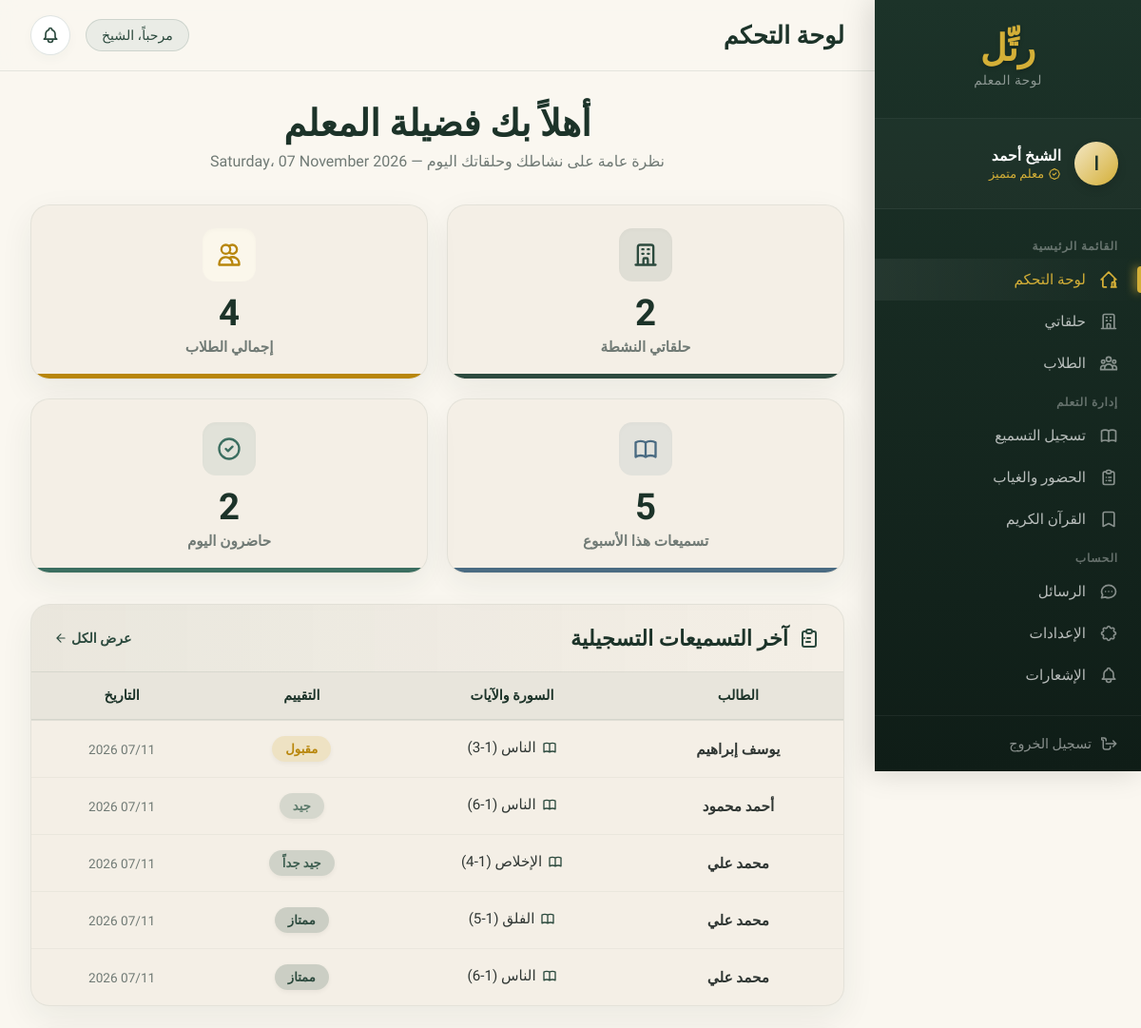
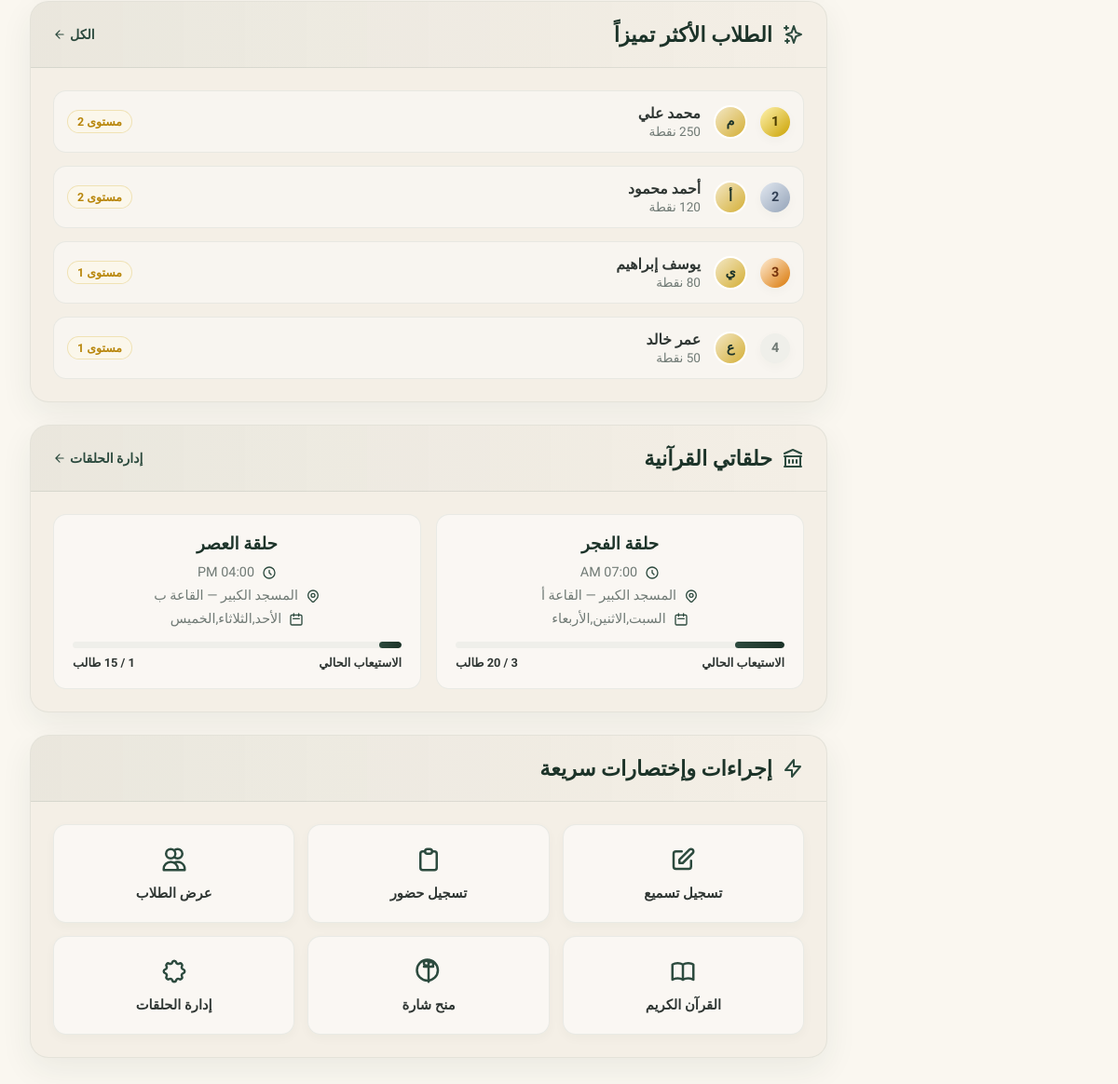
The page /teacher/dashboard.php (signed in) on the database its author committed (2 pictures, top to bottom).
### tables this page shows
CREATE TABLE `users` (
    `id`         INT           NOT NULL AUTO_INCREMENT,
    `name`       VARCHAR(100)  NOT NULL,
    `email`      VARCHAR(150)  NOT NULL,
    `password`   VARCHAR(255)  NOT NULL,
    `role`       ENUM('admin','teacher','student') NOT NULL,
    `avatar`     VARCHAR(255)  DEFAULT NULL,
    `phone`      VARCHAR(20)   DEFAULT NULL,
    `created_at` TIMESTAMP     NOT NULL DEFAULT CURRENT_TIMESTAMP,
    PRIMARY KEY (`id`),
    UNIQUE KEY `uk_email` (`email`),
    INDEX `idx_role` (`role`)
);

CREATE TABLE `recitation_log` (
    `id`             INT          NOT NULL AUTO_INCREMENT,
    `student_id`     INT          NOT NULL,
    `teacher_id`     INT          NOT NULL,
    `halqa_id`       INT          DEFAULT NULL,
    `surah_number`   INT          NOT NULL,
    `surah_name`     VARCHAR(100) NOT NULL,
    `ayah_from`      INT          NOT NULL,
    `ayah_to`        INT          NOT NULL,
    `grade`          ENUM('ممتاز','جيد جداً','جيد','مقبول','يحتاج مراجعة') NOT NULL,
    `notes`          TEXT         DEFAULT NULL,
    `points_awarded` INT          NOT NULL DEFAULT 0,
    `recorded_at`    TIMESTAMP    NOT NULL DEFAULT CURRENT_TIMESTAMP,
    PRIMARY KEY (`id`),
    INDEX `idx_rl_student`  (`student_id`),
    INDEX `idx_rl_teacher`  (`teacher_id`),
    INDEX `idx_rl_recorded` (`recorded_at`)
);

CREATE TABLE `student_points` (
    `id`           INT       NOT NULL AUTO_INCREMENT,
    `student_id`   INT       NOT NULL,
    `points`       INT       NOT NULL DEFAULT 0,
    `total_earned` INT       NOT NULL DEFAULT 0,
    `level`        INT       NOT NULL DEFAULT 1,
    `updated_at`   TIMESTAMP NOT NULL DEFAULT CURRENT_TIMESTAMP ON UPDATE CURRENT_TIMESTAMP,
    PRIMARY KEY (`id`),
    UNIQUE KEY `uk_student` (`student_id`)
);

CREATE TABLE `halaqat` (
    `id`            INT           NOT NULL AUTO_INCREMENT,
    `name`          VARCHAR(100)  NOT NULL,
    `teacher_id`    INT           DEFAULT NULL,
    `schedule_days` VARCHAR(200)  DEFAULT NULL,
    `schedule_time` TIME          DEFAULT NULL,
    `location`      VARCHAR(200)  DEFAULT NULL,
    `max_students`  INT           NOT NULL DEFAULT 20,
    `status`        ENUM('active','inactive') NOT NULL DEFAULT 'active',
    `created_at`    TIMESTAMP     NOT NULL DEFAULT CURRENT_TIMESTAMP,
    PRIMARY KEY (`id`),
    INDEX `idx_teacher` (`teacher_id`),
    INDEX `idx_status`  (`status`)
);

### teacher/dashboard.php (the view, shortened to what the rows shown need)
<?php
require_once '../config/db.php';
$user = getCurrentUser($pdo);
$stmtLR = $pdo->prepare("SELECT rl.*, u.name AS student_name FROM recitation_log rl
    JOIN users u ON u.id=rl.student_id
    WHERE rl.teacher_id=? ORDER BY rl.recorded_at DESC LIMIT 5");
$stmtLR->execute([$user['id']]);
$latestRecitations = $stmtLR->fetchAll();
$stmtMyH = $pdo->prepare("SELECT h.*,
    (SELECT COUNT(*) FROM halqa_students hs WHERE hs.halqa_id=h.id) AS student_count
    FROM halaqat h WHERE h.teacher_id=? AND h.status='active' ORDER BY h.schedule_time");
$stmtMyH->execute([$user['id']]);
$myHalaqat = $stmtMyH->fetchAll();
$stmtTop = $pdo->prepare("SELECT u.name, u.avatar, sp.points, sp.total_earned, sp.level
    FROM student_points sp JOIN users u ON u.id=sp.student_id
    JOIN halqa_students hs ON hs.student_id=sp.student_id
    JOIN halaqat h ON h.id=hs.halqa_id
    WHERE h.teacher_id=? ORDER BY sp.total_earned DESC LIMIT 5");
$stmtTop->execute([$user['id']]);
$topStudents = $stmtTop->fetchAll();
$gradeColors = [
    'ممتاز'         => 'rgba(44, 74, 62, 0.2)#2C4A3E',
    'جيد جداً'      => 'rgba(61, 94, 80, 0.2)#3D5E50',
    'جيد'           => 'rgba(92, 122, 107, 0.2)#5C7A6B',
    'مقبول'         => 'rgba(212, 175, 55, 0.2)#B8860B',
    'يحتاج مراجعة' => 'rgba(192, 41, 43, 0.2)#c0392b',
];
?>
<!DOCTYPE html>
<html lang="ar" dir="rtl">
<head>
</head>
<body>
<nav class="sidebar" id="sidebar">
    <div class="sidebar-user">
        <div class="avatar-circle"><?= mb_substr($user['name'] ?? 'م',0,1) ?></div>
        <div class="sidebar-user-info">
            <div class="name"><?= htmlspecialchars($user['name'] ?? 'المعلم') ?></div>
            <div class="role">
                معلم متميز
            </div>
        </div>
    </div>
</nav>
<div class="main">
    <div class="topbar">
        <div class="topbar-actions">
            <div class="greeting-chip">مرحباً، <?= htmlspecialchars(explode(' ',$user['name'] ?? ' ')[0]) ?></div>
            <button class="notif-btn" title="الإشعارات">
            </button>
        </div>
    </div>
    <div class="content">
        <div class="page-header">
            <h1>أهلاً بك فضيلة المعلم</h1>
        </div>
        <div class="grid-2">
            <div class="card">
                <div style="overflow-x: auto;">
                    <table class="data-table">
                        <thead>
                            <tr>
                                <th>الطالب</th>
                                <th>السورة والآيات</th>
                                <th>التقييم</th>
                                <th>التاريخ</th>
                            </tr>
                        </thead>
                        <tbody>
                            <?php if(empty($latestRecitations)): ?>
                            <tr><td colspan="4" style="text-align:center;color:var(--gray);padding:32px">لا توجد تسميعات مسجلة بعد</td></tr>
                            <?php else: foreach($latestRecitations as $r):
                                $colorData = explode('#', $gradeColors[$r['grade']] ?? 'rgba(153,153,153,0.2)#707A75');
                                $bg = $colorData[0];
                                $fg = '#' . $colorData[1];
                            ?>
                            <tr>
                                <td><span style="font-weight: 700; color: var(--gray-dark);"><?= htmlspecialchars($r['student_name']) ?></span></td>
                                <td>
                                    <span style="display:inline-flex; align-items:center; justify-content:center; gap:6px;">
                                        <?= htmlspecialchars($r['surah_name']) ?> (<?= $r['ayah_from'] ?>-<?= $r['ayah_to'] ?>)
                                    </span>
                                </td>
                                <td><span class="grade-badge" style="background:<?= $bg ?>; color:<?= $fg ?>"><?= $r['grade'] ?></span></td>
                                <td style="color:var(--gray); font-size:.85rem; font-weight:500;"><?= date('d/m Y',strtotime($r['recorded_at'])) ?></td>
                            </tr>
                            <?php endforeach; endif ?>
                        </tbody>
                    </table>
                </div>
            </div>
            <div class="card">
                <div class="card-body">
                    <div class="top-students-list">
                        <?php if(empty($topStudents)): ?>
                            <p style="color:var(--gray);text-align:center;padding:20px">لا توجد بيانات متاحة</p>
                        <?php else: foreach($topStudents as $i=>$s): ?>
                        <div class="top-student">
                            <div class="rank rank-<?= $i<3 ? ($i+1) : 'other' ?>"><?= $i+1 ?></div>
                            <div class="avatar-circle" style="width:36px;height:36px;font-size:.9rem"><?= mb_substr($s['name'] ?? 'ط',0,1) ?></div>
                            <div class="top-student-info">
                                <div class="ts-name"><?= htmlspecialchars($s['name']) ?></div>
                                <div class="ts-pts"><?= number_format($s['points']) ?> نقطة</div>
                            </div>
                            <div class="level-badge">مستوى <?= getLevelForPoints((int)$s['total_earned']) ?></div>
                        </div>
                        <?php endforeach; endif ?>
                    </div>
                </div>
            </div>
        </div>
        <div class="grid-equal">
            <div class="card">
                <div class="halqa-grid">
                    <?php if(empty($myHalaqat)): ?>
                        <p style="color:var(--gray);padding:10px;grid-column:1/-1;text-align:center;">لا توجد حلقات مسجلة باسمك حالياً.</p>
                    <?php else: foreach($myHalaqat as $h):
                        $pct = $h['max_students'] > 0 ? ($h['student_count'] / $h['max_students']) * 100 : 0;
                    ?>
                    <div class="halqa-mini" onclick="location.href='halaqat.php?id=<?= $h['id'] ?>'">
                        <div>
                            <div class="h-name"><?= htmlspecialchars($h['name']) ?></div>
                            <div class="h-meta">
                                <span>
                                    <svg fill="none" stroke="currentColor" viewBox="0 0 24 24"><path stroke-linecap="round" stroke-linejoin="round" stroke-width="2" d="M12 8v4l3 3m6-3a9 9 0 11-18 0 9 9 0 0118 0z"/></svg>
                                    <?= date('h:i A',strtotime($h['schedule_time'])) ?>
                                </span>
                                <span>
                                    <?= htmlspecialchars($h['location']) ?>
                                </span>
                                <span>
                                    <svg fill="none" stroke="currentColor" viewBox="0 0 24 24"><path stroke-linecap="round" stroke-linejoin="round" stroke-width="2" d="M8 7V3m8 4V3m-9 8h10M5 21h14a2 2 0 002-2V7a2 2 0 00-2-2H5a2 2 0 00-2 2v12a2 2 0 002 2z"/></svg>
                                    <?= htmlspecialchars($h['schedule_days']) ?>
                                </span>
                            </div>
                        </div>
                        <div class="h-count">
                            <div class="progress-container">
                                <div class="progress-bar" style="width: <?= $pct ?>%"></div>
                            </div>
                            <div class="progress-text">
                                <span>الاستيعاب الحالي</span>
                                <strong><?= $h['student_count'] ?> / <?= $h['max_students'] ?> طالب</strong>
                            </div>
                        </div>
                    </div>
                    <?php endforeach; endif ?>
                </div>
            </div>
        </div>
    </div>
</div>
</body>
</html>

### rows shown on the page
users: name "ا", name "الشيخ أحمد", name "الشيخ"
recitation_log: student.name "يوسف إبراهيم", surah_name "الناس", ayah_from "1", ayah_to "3", grade "مقبول", recorded_at "07/11 2026"
recitation_log: student.name "أحمد محمود", surah_name "الناس", ayah_from "1", ayah_to "6", grade "جيد", recorded_at "07/11 2026"
recitation_log: student.name "محمد علي", surah_name "الإخلاص", ayah_from "1", ayah_to "4", grade "جيد جداً", recorded_at "07/11 2026"
recitation_log: student.name "محمد علي", surah_name "الفلق", ayah_from "1", ayah_to "5", grade "ممتاز", recorded_at "07/11 2026"
recitation_log: student.name "محمد علي", surah_name "الناس", ayah_from "1", ayah_to "6", grade "ممتاز", recorded_at "07/11 2026"
student_points: student.name "م", student.name "محمد علي", points "250", total_earned "2"
student_points: student.name "أ", student.name "أحمد محمود", total_earned "2"
student_points: student.name "ي", student.name "يوسف إبراهيم", total_earned "1"
student_points: student.name "ع", student.name "عمر خالد", total_earned "1"
halaqat: name "حلقة الفجر", schedule_time "07:00 AM", location "المسجد الكبير — القاعة أ", schedule_days "السبت,الاثنين,الأربعاء", $pct 15 (drawn)
halaqat: name "حلقة العصر", schedule_time "04:00 PM", location "المسجد الكبير — القاعة ب", schedule_days "الأحد,الثلاثاء,الخميس", $pct 6.6666666666667 (drawn)

### other values the page prints
$totalHalaqat "2"
$totalStudents "4"
$weekRecitations "5"
$todayPresent "2"
